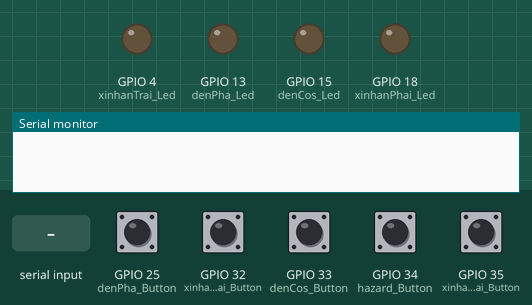
Simulated run of this sketch. Board: ESP32. Parts: output pins drawn as LEDs (lit = HIGH), the last lines printed to the serial monitor. Dashed ring = blinking. The test bench sets the inputs (shaded band); at power-on: GPIO 25 (denPha_Button), GPIO 32 (xinhanPhai_Button), GPIO 33 (denCos_Button), GPIO 34 (hazard_Button), GPIO 35 (xinhanTrai_Button) HIGH.

Above: at 1.2 s.
1.3 s: GPIO 32 (xinhanPhai_Button) pulled LOW for 0.15 s
At 1.75 s:
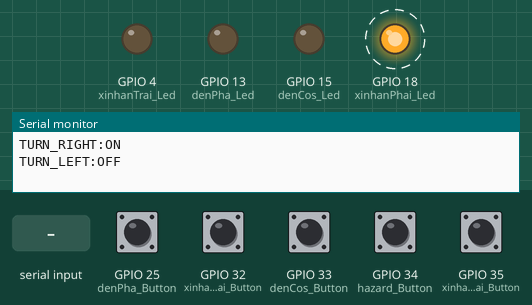
4.4 s: GPIO 25 (denPha_Button) pulled LOW for 0.15 s
At 4.9 s:
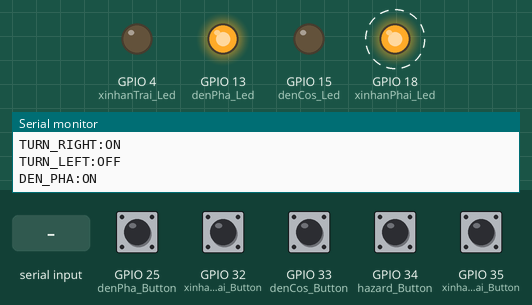
7.4 s: GPIO 33 (denCos_Button) pulled LOW for 0.15 s
At 7.9 s:
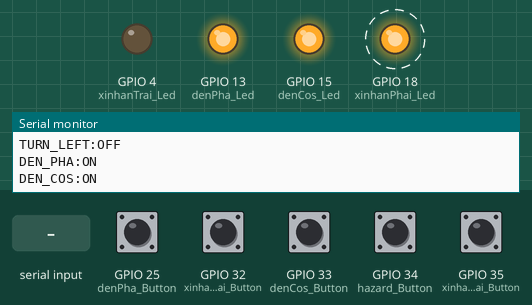
10.4 s: GPIO 34 (hazard_Button) pulled LOW for 0.15 s
At 10.9 s:
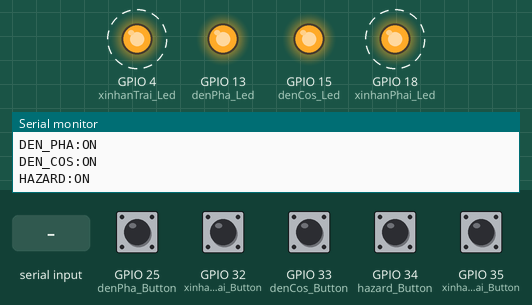
13.5 s: "DEN_COS:OFF\n" received over Serial
At 13.9 s:
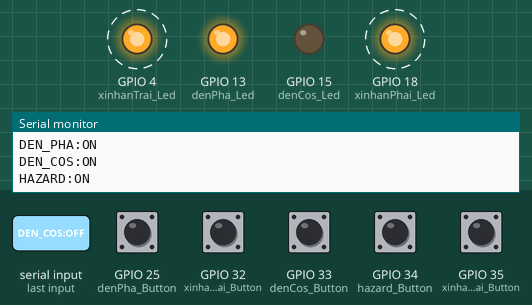
16.5 s: GPIO 25 (denPha_Button) pulled LOW for 1 s
At 16.77 s:
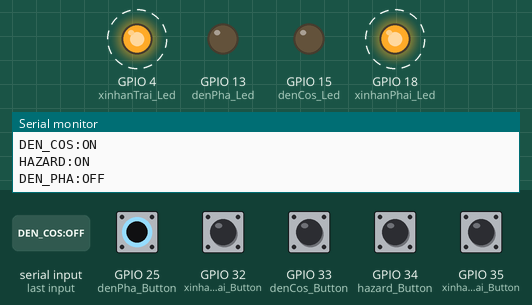
Timing chart, 0 to 21.5 s (numbered marks = the images above; inputs shaded):
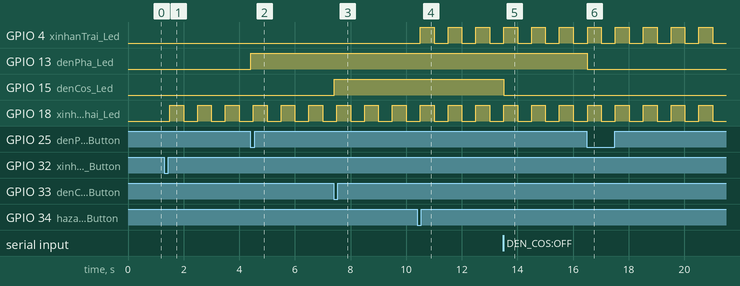

The sketch:

Node1.ino
```cpp
// Xi nhan trái
const int xinhanTrai_Led = 4;
const int xinhanTrai_Button = 35;

// Xi nhan phải
const int xinhanPhai_Led = 18;
const int xinhanPhai_Button = 32;

// Đèn cos
const int denCos_Led = 15;
const int denCos_Button = 33;

// Đèn pha
const int denPha_Led = 13;
const int denPha_Button = 25;

// Hazard
const int hazard_Button = 34;  // THÊM nút hazard

// Biến điều khiển nhấp nháy xi nhan
bool blinkingLeft = false;
bool blinkingRight = false;
bool hazardActive = false;  // THÊM biến hazard
bool ledStateLeft = false;
bool ledStateRight = false;

unsigned long previousMillis = 0;
const long interval = 500;  // Thời gian nhấp nháy LED (ms)

void setup() {
  Serial.begin(115200);

  // Khởi tạo trạng thái LED (tắt hết)
  digitalWrite(xinhanTrai_Led, LOW);
  digitalWrite(xinhanPhai_Led, LOW);
  digitalWrite(denCos_Led, LOW);
  digitalWrite(denPha_Led, LOW);

  // Cấu hình các chân LED
  pinMode(xinhanTrai_Led, OUTPUT);
  pinMode(xinhanPhai_Led, OUTPUT);
  pinMode(denCos_Led, OUTPUT);
  pinMode(denPha_Led, OUTPUT);

  // Cấu hình các chân nút nhấn
  pinMode(xinhanTrai_Button, INPUT_PULLUP);
  pinMode(xinhanPhai_Button, INPUT_PULLUP);
  pinMode(denCos_Button, INPUT_PULLUP);
  pinMode(denPha_Button, INPUT_PULLUP);
  pinMode(hazard_Button, INPUT_PULLUP);

  // Reset tất cả trạng thái nhấp nháy
  blinkingLeft = false;
  blinkingRight = false;
  hazardActive = false;
  ledStateLeft = false;
  ledStateRight = false;

  // Reset timer
  previousMillis = millis();
}

void loop() {
  // Đọc trạng thái các nút
  bool leftBtnState = digitalRead(xinhanTrai_Button);
  bool rightBtnState = digitalRead(xinhanPhai_Button);
  bool cosBtnState = digitalRead(denCos_Button);
  bool phaBtnState = digitalRead(denPha_Button);
  bool hazardBtnState = digitalRead(hazard_Button);

  // --- XỬ LÝ NÚT HAZARD ---
  static bool lastHazardBtnState = HIGH;
  if (hazardBtnState != lastHazardBtnState) {
    delay(20);                       // chống dội nút
    if (hazardBtnState == LOW) {     // Nhấn nút
      hazardActive = !hazardActive;  // Đảo trạng thái hazard

      if (hazardActive) {
        Serial.println("HAZARD:ON");
      } else {
        Serial.println("HAZARD:OFF");
        // Khi tắt hazard, đèn trở về xi-nhan trái hoặc phải nếu còn bật
      }
    }
    lastHazardBtnState = hazardBtnState;
  }

  // --- XỬ LÝ NÚT XI NHAN TRÁI ---
  static bool lastLeftBtnState = HIGH;
  if (leftBtnState != lastLeftBtnState) {
    delay(20);                  // chống dội nút
    if (leftBtnState == LOW) {  // Nhấn nút
      if (!blinkingLeft) {
        blinkingLeft = true;
        blinkingRight = false;
        Serial.println("TURN_LEFT:ON");
        Serial.println("TURN_RIGHT:OFF");
      } else {
        blinkingLeft = false;
        Serial.println("TURN_LEFT:OFF");
      }
    }
    lastLeftBtnState = leftBtnState;
  }

  // --- XỬ LÝ NÚT XI NHAN PHẢI ---
  static bool lastRightBtnState = HIGH;
  if (rightBtnState != lastRightBtnState) {
    delay(20);                   // chống dội nút
    if (rightBtnState == LOW) {  // Nhấn nút
      if (!blinkingRight) {
        blinkingRight = true;
        blinkingLeft = false;
        Serial.println("TURN_RIGHT:ON");
        Serial.println("TURN_LEFT:OFF");
      } else {
        blinkingRight = false;
        Serial.println("TURN_RIGHT:OFF");
      }
    }
    lastRightBtnState = rightBtnState;
  }

  // --- XỬ LÝ NHÁY LED ---
  if (millis() - previousMillis >= interval) {
    previousMillis = millis();

    if (hazardActive) {
      // Hazard bật: nháy cả hai đèn
      ledStateLeft = !ledStateLeft;
      ledStateRight = ledStateLeft;  // Cùng trạng thái nháy
      digitalWrite(xinhanTrai_Led, ledStateLeft);
      digitalWrite(xinhanPhai_Led, ledStateRight);
    } else {
      // Hazard tắt: nháy bình thường từng bên
      if (blinkingLeft) {
        ledStateLeft = !ledStateLeft;
        digitalWrite(xinhanTrai_Led, ledStateLeft);
      } else {
        digitalWrite(xinhanTrai_Led, LOW);
      }

      if (blinkingRight) {
        ledStateRight = !ledStateRight;
        digitalWrite(xinhanPhai_Led, ledStateRight);
      } else {
        digitalWrite(xinhanPhai_Led, LOW);
      }
    }
  }

  // XỬ LÝ ĐÈN COS
  static bool lastCosBtnState = HIGH;
  static bool cosLedState = false;
  static bool cosWasOnBeforePha = false;

  if (cosBtnState != lastCosBtnState) {
    delay(20);  // chống dội nút
    if (cosBtnState == LOW) {
      cosLedState = !cosLedState;
      digitalWrite(denCos_Led, cosLedState);
      Serial.print("DEN_COS:");
      Serial.println(cosLedState ? "ON" : "OFF");
    }
    lastCosBtnState = cosBtnState;
  }


  // XỬ LÝ ĐÈN PHA
  static bool lastPhaBtnState = HIGH;
  static bool phaLedState = false;

  if (phaBtnState != lastPhaBtnState) {
    delay(20);  // chống dội nút
    if (phaBtnState == LOW) {
      phaLedState = !phaLedState;

      if (phaLedState) {
        // Nếu bật pha → lưu trạng thái cos rồi tắt cos
        cosWasOnBeforePha = cosLedState;
        digitalWrite(denCos_Led, LOW);
        cosLedState = false;

        digitalWrite(denPha_Led, HIGH);  // BẬT đèn pha
        Serial.println("DEN_PHA:ON");
      } else {
        // Nếu tắt pha → bật lại cos nếu trước đó đang bật
        digitalWrite(denPha_Led, LOW);  // TẮT đèn pha
        Serial.println("DEN_PHA:OFF");
        if (cosWasOnBeforePha) {
          digitalWrite(denCos_Led, HIGH);
          cosLedState = true;
          Serial.println("DEN_COS:ON");
        }
      }
    }
    lastPhaBtnState = phaBtnState;
  }

  if (Serial.available()) {
    String cmd = Serial.readStringUntil('\n');
    cmd.trim();  // loại bỏ ký tự '\r' hoặc khoảng trắng thừa

    if (cmd == "TURN_LEFT:ON") {
      blinkingLeft = true;
      blinkingRight = false;
    } else if (cmd == "TURN_LEFT:OFF") {
      blinkingLeft = false;
    } else if (cmd == "TURN_RIGHT:ON") {
      blinkingRight = true;
      blinkingLeft = false;
    } else if (cmd == "TURN_RIGHT:OFF") {
      blinkingRight = false;
    } else if (cmd == "HAZARD:ON") {
      hazardActive = true;
    } else if (cmd == "HAZARD:OFF") {
      hazardActive = false;
    } else if (cmd == "DEN_COS:ON") {
      cosLedState = true;
      digitalWrite(denCos_Led, HIGH);
    } else if (cmd == "DEN_COS:OFF") {
      cosLedState = false;
      digitalWrite(denCos_Led, LOW);
    } else if (cmd == "DEN_PHA:ON") {
      phaLedState = true;
      digitalWrite(denPha_Led, HIGH);
    } else if (cmd == "DEN_PHA:OFF") {
      phaLedState = false;
      digitalWrite(denPha_Led, LOW);
    } else if (cmd == "")

    // Debug
    //Serial.print("Received from PC: ");
    Serial.println(cmd);
  }
}
```

Measured:
- after the input at 1.3 s, GPIO 18 (xinhanPhai_Led): alternates HIGH for 0.50 s and LOW for 0.50 s, starting after 0.20 s
- after the input at 4.4 s, GPIO 13 (denPha_Led): LOW → HIGH at once
- after the input at 7.4 s, GPIO 15 (denCos_Led): LOW → HIGH at once
- after the input at 10.4 s, GPIO 4 (xinhanTrai_Led): alternates HIGH for 0.50 s and LOW for 0.50 s, starting after 0.11 s
- after the input at 13.5 s, GPIO 15 (denCos_Led): HIGH → LOW at once
- after the input at 16.5 s, GPIO 13 (denPha_Led): HIGH → LOW at once
